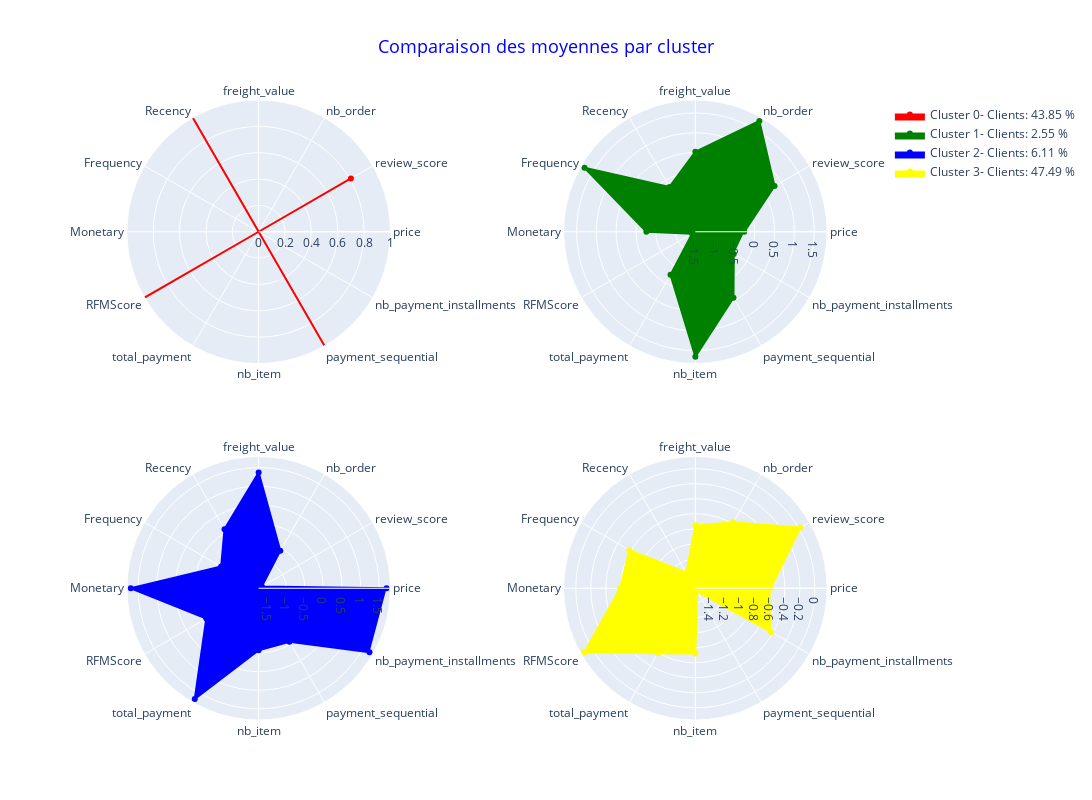

Notebook source saved alongside this figure:
### Markdown cell above
Comparaison des cluster (moyenne)

### Code cell
fig = make_subplots(rows=2, cols=2, specs=[[{'type': 'polar'}]*2]*2)
couleur = ['red', 'green', 'blue', 'yellow']
# fig = go.Figure()
data = X_scaled_clusters
group = 'Cluster'
total_cutomer = df_olist_rfm['customer_unique_id'].size
r=0
c=0
for k in data[group]:
  r = r+1
  nb_cutomer = df_olist_rfm['customer_unique_id'][df_olist_rfm['Cluster']==k].size/total_cutomer * 100
  if(r<3):
    fig.add_trace(go.Scatterpolar(
        r=data[data[group]==k].iloc[:,:-1].values.reshape(-1),
        theta=data.columns[:-1],
        fill='toself',fillcolor=couleur[k], line=dict(color=couleur[k]),
        name='Cluster '+str(k)+'- Clients: '+str(np.round(nb_cutomer,2))+' %',
    ),1,r)
  else :
    c=c+1
    fig.add_trace(go.Scatterpolar(
        r=data[data[group]==k].iloc[:,:-1].values.reshape(-1),
        theta=data.columns[:-1],
        fill='toself',fillcolor=couleur[k], line=dict(color=couleur[k]),
        name='Cluster '+str(k)+'- Clients: '+str(np.round(nb_cutomer,2))+' %',
     ),2,c)
    

fig.update_layout(
    polar=dict(
    radialaxis=dict(
      visible=True,
      range=[0, 1]
    )),
    showlegend=True,
    title={
        'text': "Comparaison des moyennes par cluster",
        'y':0.95,
        'x':0.5,
        'xanchor': 'center',
        'yanchor': 'top'},
    title_font_color="blue",font_size = 12,width=1200,height=800,
    title_font_size=18)

fig.show()

### Figure 1 — Plotly figure (JSON) as saved in the notebook; plotly's stock layout.template omitted (floating-point values rounded to 4 significant figures)
{"data": [{"fill": "toself", "fillcolor": "red", "line": {"color": "red"}, "name": "Cluster 0- Clients: 43.85 %", "r": [-0.84, 0.8087, -0.5774, -1.135, 1.457, -0.5774, -0.84, 1.411, -0.8518, -0.8572, 1.199, -0.8886], "subplot": "polar", "theta": ["price", "review_score", "nb_order", "freight_value", "Recency", "Frequency", "Monetary", "RFMScore", "total_payment", "nb_item", "payment_sequential", "nb_payment_installments"], "type": "scatterpolar"}, {"fill": "toself", "fillcolor": "green", "line": {"color": "green"}, "name": "Cluster 1- Clients: 2.55 %", "r": [-0.2648, 0.8088, 1.732, 0.5205, -0.1948, 1.732, -0.2648, -1.408, -0.2467, 1.654, 0.4252, -0.3811], "subplot": "polar2", "theta": ["price", "review_score", "nb_order", "freight_value", "Recency", "Frequency", "Monetary", "RFMScore", "total_payment", "nb_item", "payment_sequential", "nb_payment_installments"], "type": "scatterpolar"}, {"fill": "toself", "fillcolor": "blue", "line": {"color": "blue"}, "name": "Cluster 2- Clients: 6.11 %", "r": [1.696, -1.641, -0.5774, 1.368, 0.09188, -0.5774, 1.696, -0.1159, 1.692, -0.07383, -0.08286, 1.698], "subplot": "polar3", "theta": ["price", "review_score", "nb_order", "freight_value", "Recency", "Frequency", "Monetary", "RFMScore", "total_payment", "nb_item", "payment_sequential", "nb_payment_installments"], "type": "scatterpolar"}, {"fill": "toself", "fillcolor": "yellow", "line": {"color": "yellow"}, "name": "Cluster 3- Clients: 47.49 %", "r": [-0.5908, 0.02302, -0.5774, -0.7541, -1.354, -0.5774, -0.5908, 0.1121, -0.5932, -0.7232, -1.541, -0.4279], "subplot": "polar4", "theta": ["price", "review_score", "nb_order", "freight_value", "Recency", "Frequency", "Monetary", "RFMScore", "total_payment", "nb_item", "payment_sequential", "nb_payment_installments"], "type": "scatterpolar"}], "layout": {"font": {"size": 12}, "height": 800, "polar": {"domain": {"x": [0, 0.45], "y": [0.575, 1]}, "radialaxis": {"range": [0, 1], "visible": true}}, "polar2": {"domain": {"x": [0.55, 1], "y": [0.575, 1]}}, "polar3": {"domain": {"x": [0, 0.45], "y": [0, 0.425]}}, "polar4": {"domain": {"x": [0.55, 1], "y": [0, 0.425]}}, "showlegend": true, "title": {"font": {"color": "blue", "size": 18}, "text": "Comparaison des moyennes par cluster", "x": 0.5, "xanchor": "center", "y": 0.95, "yanchor": "top"}, "width": 1200}}
